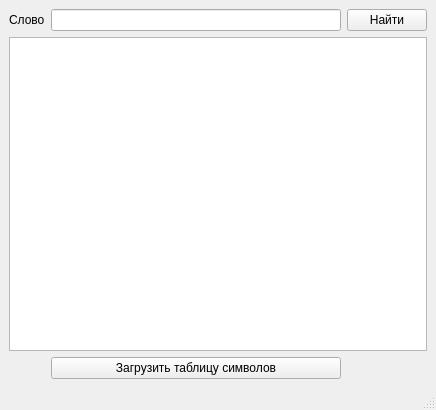
<?xml version="1.0" encoding="UTF-8"?>
<ui version="4.0">
 <class>MainWindow</class>
 <widget class="QMainWindow" name="MainWindow">
  <property name="geometry">
   <rect>
    <x>0</x>
    <y>0</y>
    <width>436</width>
    <height>410</height>
   </rect>
  </property>
  <property name="windowTitle">
   <string>MainWindow</string>
  </property>
  <widget class="QWidget" name="centralwidget">
   <layout class="QGridLayout" name="gridLayout_2">
    <item row="0" column="0">
     <layout class="QGridLayout" name="gridLayout">
      <item row="0" column="2">
       <widget class="QPushButton" name="searchButton">
        <property name="text">
         <string>Найти</string>
        </property>
       </widget>
      </item>
      <item row="0" column="1">
       <widget class="QLineEdit" name="patternEdit"/>
      </item>
      <item row="0" column="0">
       <widget class="QLabel" name="wordLabel">
        <property name="text">
         <string>Слово</string>
        </property>
       </widget>
      </item>
      <item row="2" column="1">
       <widget class="QPushButton" name="loadButton">
        <property name="text">
         <string>Загрузить таблицу символов</string>
        </property>
       </widget>
      </item>
      <item row="1" column="0" colspan="3">
       <widget class="QTableWidget" name="tableWidget"/>
      </item>
     </layout>
    </item>
   </layout>
   <zorder>pushButton</zorder>
   <zorder>gridLayoutWidget</zorder>
  </widget>
  <widget class="QMenuBar" name="menubar">
   <property name="geometry">
    <rect>
     <x>0</x>
     <y>0</y>
     <width>436</width>
     <height>25</height>
    </rect>
   </property>
  </widget>
  <widget class="QStatusBar" name="statusbar"/>
 </widget>
 <resources/>
 <connections/>
</ui>
